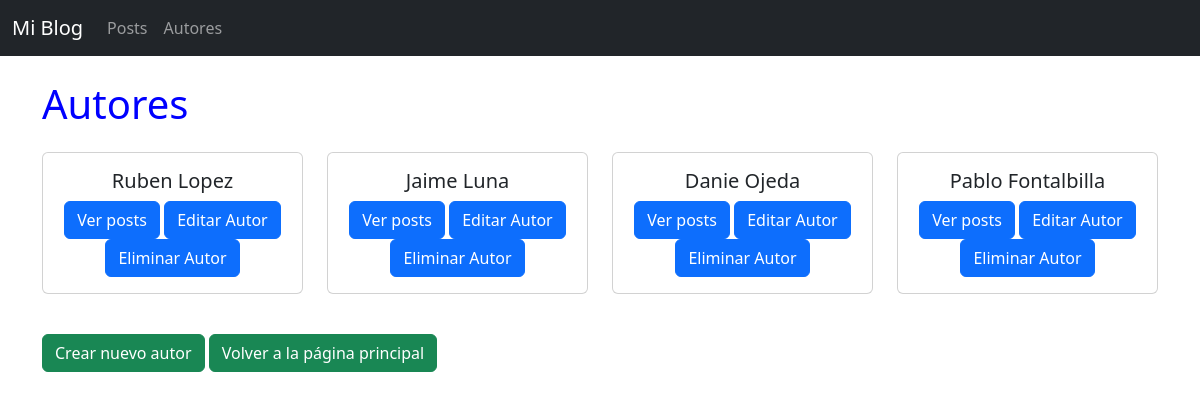
/blog/autores, run on an earlier commit of the app's database.
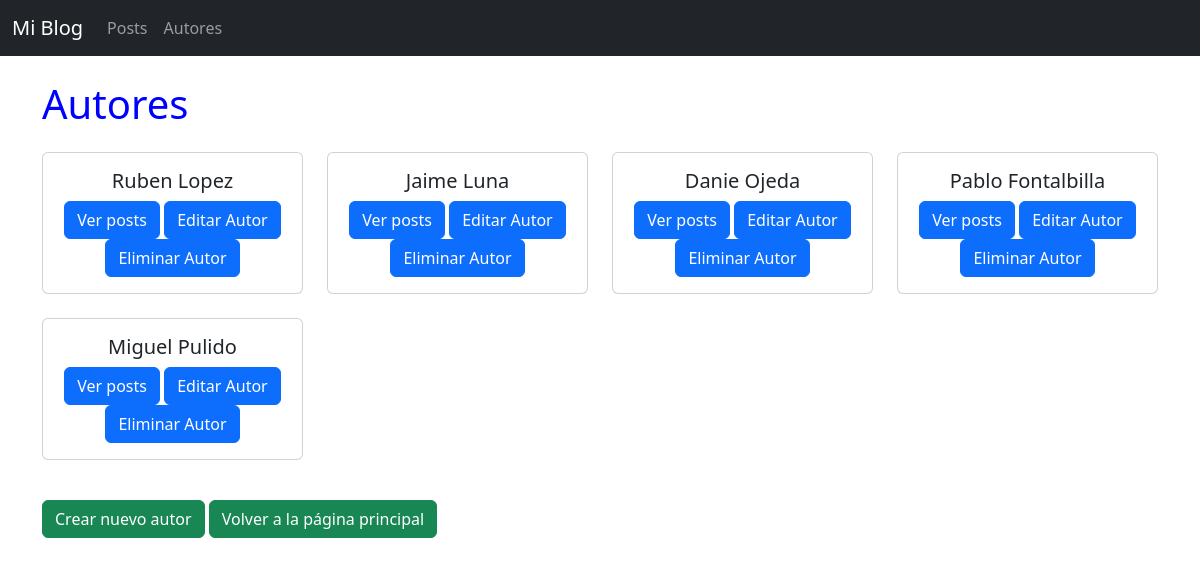
And on a later commit of the database.
### blog/models.py (models this page shows, shortened)
class Autor(models.Model):
    nombre = models.CharField(max_length=60)
    apellido = models.CharField(max_length=60)
    edad = models.IntegerField(null=True, blank=True)

### blog/views.py (the view)
# urls.py: path('autores', views.autores, name='autores'),
def autores(request):
    autores=Autor.objects.all()
    contexto ={'autores': autores}
    return render(request, 'blog/autores.html', contexto)

### blog/templates/blog/autores.html
{% extends 'blog/base.html' %}
{% block titulo %}Autores{% endblock %}
{% block contenido %}
<div class="row">
    {% for autor in autores %}
    <div class="col-md-3 mb-4">
        <div class="card h-100 text-center">
            <div class="card-body">
                <h5 class="card-title">{{ autor.nombre }} {{ autor.apellido }}</h5>
                <a href="{% url 'autor_post' autor_pk=autor.pk %}" class="btn btn-primary">Ver posts</a>
                <a href="{% url 'editar_autor' pk=autor.pk%}" class="btn btn-primary">Editar Autor</a>
                <a href="{% url 'eliminar_autor' pk=autor.pk%}" class="btn btn-primary">Eliminar Autor</a>
            </div>
        </div>
    </div>
    {% endfor %}
</div>
<a href="{% url 'autor_nuevo' %}" class="btn btn-success mt-3">Crear nuevo autor</a>
<a href="{% url 'inicio' %}" class="btn btn-success mt-3">Volver a la página principal</a>
{% endblock %}

What changed in the data, as far as the page shows it:
added Autor: nombre "Miguel", apellido "Pulido"
